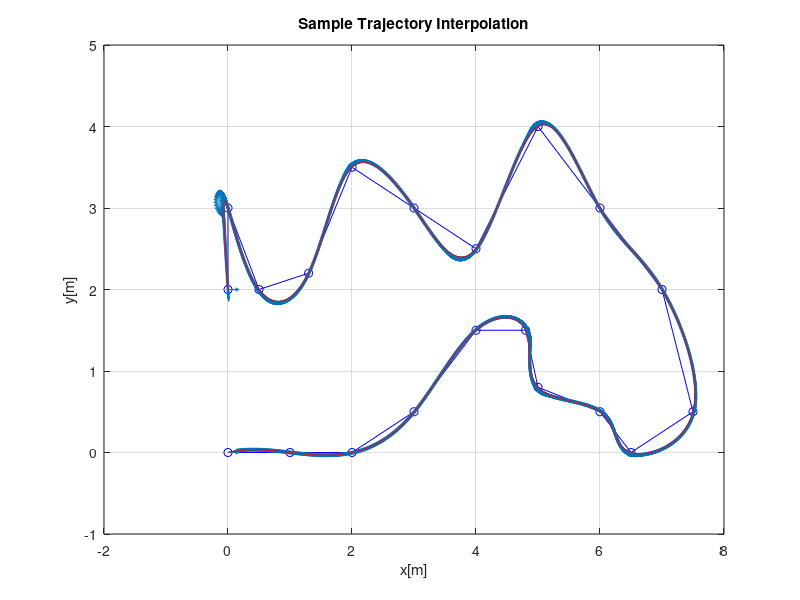

Source code (MATLAB):
%% Define trajectory from set of points 

point = [0, 0;
    1, 0;
    2,0
    3,0.5
    4,1.5
    4.8, 1.5
    5,0.8
    6, 0.5
    6.5, 0
    7.5, 0.5
    7,2
    6, 3
    5, 4
    4., 2.5
    3, 3
    2., 3.5;
    1.3, 2.2
    0.5, 2.
    0,3
    0,2];

s = 1:1:length(point);

x_traj = spline(s, point(:,1), 1:0.01:length(point));
y_traj = spline(s, point(:,2), 1:0.01:length(point));

xy_traj = [x_traj', y_traj'];

%% Add trajectory yaw from consecutive points

yaw = zeros(length(x_traj), 1);

for i = 2:length(x_traj)-1
    x_n = x_traj(i+1);
    x_prev = x_traj(i-1);
    y_n = y_traj(i+1);
    y_prev = y_traj(i-1);
    yaw(i) = atan2(y_n-y_prev, x_n-x_prev);
end

%% Plot trajectory

scale_factor = 0.01;

figure(200);
plot(point(:,1), point(:,2), 'bo-'); hold on;
quiver(x_traj', y_traj', cos(yaw) * scale_factor, sin(yaw) * scale_factor);
plot(x_traj, y_traj,'r-'); grid on; hold off;
title("Sample Trajectory Interpolation");
xlabel("x[m]");
ylabel("y[m]")

%% Save trajectory
traj = [x_traj', y_traj', yaw];

save('traj', 'traj')
